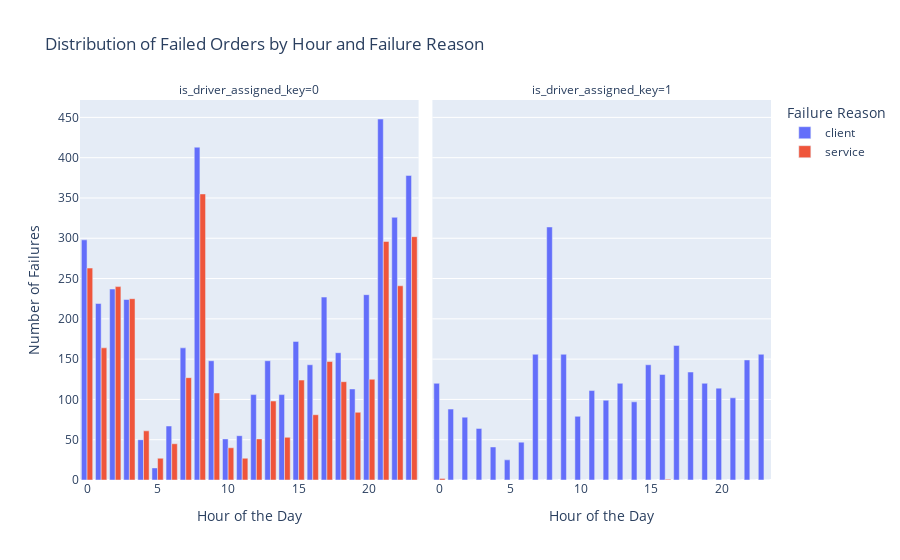

Write notebook code for a chart like this one.
### Code cell
# Create the bar plot
fig = px.bar(melted_failures, 
             x='order_hour', 
             y='count', 
             color='order_status_key', 
             barmode='group', 
             facet_col='is_driver_assigned_key',
             labels={
                 'order_hour': 'Hour of the Day', 
                 'count': 'Number of Failures', 
                 'order_status_key': 'Failure Reason'
             },
             title='Distribution of Failed Orders by Hour and Failure Reason')

# Customize layout
fig.update_layout(
    xaxis_title="Hour of the Day",
    yaxis_title="Number of Failures",
    legend_title="Failure Reason"
)

fig.show()

### Figure 1 — Plotly figure (JSON) as saved in the notebook; plotly's stock layout.template omitted (floating-point values rounded to 4 significant figures)
{"data": [{"alignmentgroup": "True", "hovertemplate": "Failure Reason=client<br>is_driver_assigned_key=0<br>Hour of the Day=%{x}<br>Number of Failures=%{y}<extra></extra>", "legendgroup": "client", "marker": {"color": "#636efa", "pattern": {"shape": ""}}, "name": "client", "offsetgroup": "client", "orientation": "v", "showlegend": true, "textposition": "auto", "type": "bar", "x": [0, 1, 2, 3, 4, 5, 6, 7, 8, 9, 10, 11, 12, 13, 14, 15, 16, 17, 18, 19, 20, 21, 22, 23], "xaxis": "x", "y": [298, 219, 237, 224, 50, 15, 67, 164, 413, 148, 51, 55, 106, 148, 106, 172, 143, 227, 158, 113, 230, 448, 326, 378], "yaxis": "y"}, {"alignmentgroup": "True", "hovertemplate": "Failure Reason=client<br>is_driver_assigned_key=1<br>Hour of the Day=%{x}<br>Number of Failures=%{y}<extra></extra>", "legendgroup": "client", "marker": {"color": "#636efa", "pattern": {"shape": ""}}, "name": "client", "offsetgroup": "client", "orientation": "v", "showlegend": false, "textposition": "auto", "type": "bar", "x": [0, 1, 2, 3, 4, 5, 6, 7, 8, 9, 10, 11, 12, 13, 14, 15, 16, 17, 18, 19, 20, 21, 22, 23], "xaxis": "x2", "y": [120, 88, 78, 64, 41, 25, 47, 156, 314, 156, 79, 111, 99, 120, 97, 143, 131, 167, 134, 120, 114, 102, 149, 156], "yaxis": "y2"}, {"alignmentgroup": "True", "hovertemplate": "Failure Reason=service<br>is_driver_assigned_key=0<br>Hour of the Day=%{x}<br>Number of Failures=%{y}<extra></extra>", "legendgroup": "service", "marker": {"color": "#EF553B", "pattern": {"shape": ""}}, "name": "service", "offsetgroup": "service", "orientation": "v", "showlegend": true, "textposition": "auto", "type": "bar", "x": [0, 1, 2, 3, 4, 5, 6, 7, 8, 9, 10, 11, 12, 13, 14, 15, 16, 17, 18, 19, 20, 21, 22, 23], "xaxis": "x", "y": [263, 164, 240, 225, 61, 27, 45, 127, 355, 108, 40, 27, 51, 98, 53, 124, 81, 147, 122, 84, 125, 296, 241, 302], "yaxis": "y"}, {"alignmentgroup": "True", "hovertemplate": "Failure Reason=service<br>is_driver_assigned_key=1<br>Hour of the Day=%{x}<br>Number of Failures=%{y}<extra></extra>", "legendgroup": "service", "marker": {"color": "#EF553B", "pattern": {"shape": ""}}, "name": "service", "offsetgroup": "service", "orientation": "v", "showlegend": false, "textposition": "auto", "type": "bar", "x": [0, 1, 2, 3, 4, 5, 6, 7, 8, 9, 10, 11, 12, 13, 14, 15, 16, 17, 18, 19, 20, 21, 22, 23], "xaxis": "x2", "y": [2, 0, 0, 0, 0, 0, 0, 0, 0, 0, 0, 0, 0, 0, 0, 0, 1, 0, 0, 0, 0, 0, 0, 0], "yaxis": "y2"}], "layout": {"annotations": [{"font": {}, "showarrow": false, "text": "is_driver_assigned_key=0", "x": 0.245, "xanchor": "center", "xref": "paper", "y": 1, "yanchor": "bottom", "yref": "paper"}, {"font": {}, "showarrow": false, "text": "is_driver_assigned_key=1", "x": 0.755, "xanchor": "center", "xref": "paper", "y": 1, "yanchor": "bottom", "yref": "paper"}], "barmode": "group", "legend": {"title": {"text": "Failure Reason"}, "tracegroupgap": 0}, "title": {"text": "Distribution of Failed Orders by Hour and Failure Reason"}, "xaxis": {"anchor": "y", "domain": [0, 0.49], "title": {"text": "Hour of the Day"}}, "xaxis2": {"anchor": "y2", "domain": [0.51, 1], "matches": "x", "title": {"text": "Hour of the Day"}}, "yaxis": {"anchor": "x", "domain": [0, 1], "title": {"text": "Number of Failures"}}, "yaxis2": {"anchor": "x2", "domain": [0, 1], "matches": "y", "showticklabels": false}}}
